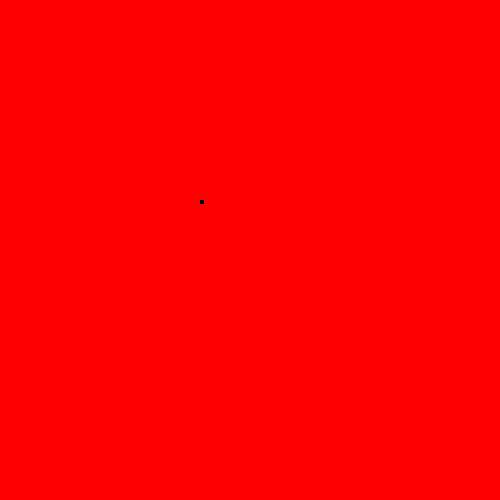
Frame 1 (no input)
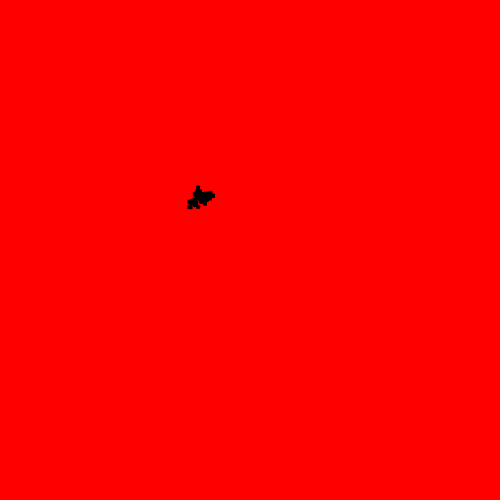
Frame 60 (no input)
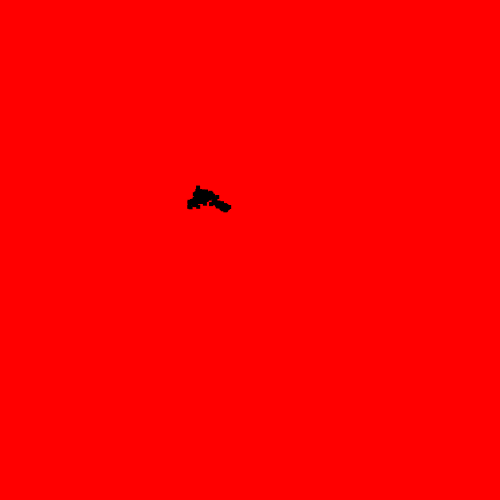
Frame 120 (the mouse pressed at the canvas centre since frame 60)

The p5.js sketch that drew these frames (run headless with seeded random() and noise() and a simulated clock; from frame 60 on, the mouse is pressed at the canvas centre):

// p5.js sketch
// ── sketch.js
let ry
let rx

function setup() {
	createCanvas(500, 500)
	background(255,0,0)
	rx = 200
	ry = 200
}

function draw() {
	fill(0)
	noStroke()
	rect(rx, ry, 4, 4)
	rx = rx + random(-4, 4)
	ry = ry + random(-4, 4)
}
